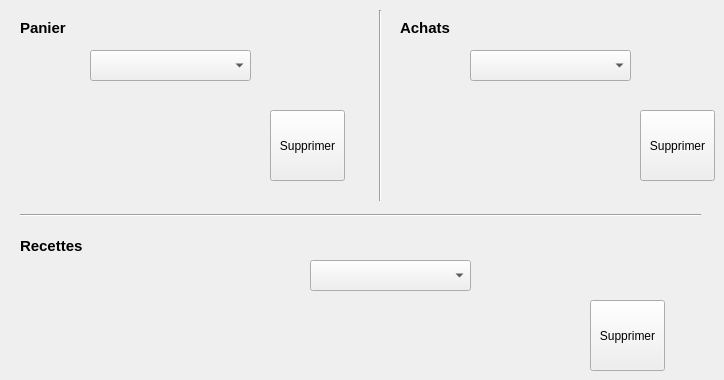
    <widget class="QWidget" name="tab_3">
     <attribute name="title">
      <string>Supprimer</string>
     </attribute>
     <widget class="QLabel" name="label_19">
      <property name="geometry">
       <rect>
        <x>20</x>
        <y>20</y>
        <width>81</width>
        <height>16</height>
       </rect>
      </property>
      <property name="font">
       <font>
        <pointsize>11</pointsize>
        <weight>75</weight>
        <bold>true</bold>
       </font>
      </property>
      <property name="text">
       <string>Panier</string>
      </property>
     </widget>
     <widget class="Line" name="line_5">
      <property name="geometry">
       <rect>
        <x>370</x>
        <y>10</y>
        <width>20</width>
        <height>191</height>
       </rect>
      </property>
      <property name="orientation">
       <enum>Qt::Vertical</enum>
      </property>
     </widget>
     <widget class="QLabel" name="label_20">
      <property name="geometry">
       <rect>
        <x>20</x>
        <y>230</y>
        <width>241</width>
        <height>31</height>
       </rect>
      </property>
      <property name="font">
       <font>
        <pointsize>11</pointsize>
        <weight>75</weight>
        <bold>true</bold>
       </font>
      </property>
      <property name="text">
       <string>Recettes</string>
      </property>
     </widget>
     <widget class="QLabel" name="label_21">
      <property name="geometry">
       <rect>
        <x>400</x>
        <y>20</y>
        <width>81</width>
        <height>16</height>
       </rect>
      </property>
      <property name="font">
       <font>
        <pointsize>11</pointsize>
        <weight>75</weight>
        <bold>true</bold>
       </font>
      </property>
      <property name="text">
       <string>Achats</string>
      </property>
     </widget>
     <widget class="Line" name="line_6">
      <property name="geometry">
       <rect>
        <x>20</x>
        <y>200</y>
        <width>681</width>
        <height>31</height>
       </rect>
      </property>
      <property name="orientation">
       <enum>Qt::Horizontal</enum>
      </property>
     </widget>
     <widget class="QPushButton" name="supprimer1">
      <property name="geometry">
       <rect>
        <x>270</x>
        <y>110</y>
        <width>75</width>
        <height>71</height>
       </rect>
      </property>
      <property name="text">
       <string>Supprimer</string>
      </property>
     </widget>
     <widget class="QPushButton" name="supprimer2">
      <property name="geometry">
       <rect>
        <x>640</x>
        <y>110</y>
        <width>75</width>
        <height>71</height>
       </rect>
      </property>
      <property name="text">
       <string>Supprimer</string>
      </property>
     </widget>
     <widget class="QPushButton" name="supprimer3">
      <property name="geometry">
       <rect>
        <x>590</x>
        <y>300</y>
        <width>75</width>
        <height>71</height>
       </rect>
      </property>
      <property name="text">
       <string>Supprimer</string>
      </property>
     </widget>
     <widget class="QComboBox" name="boxrecettes">
      <property name="geometry">
       <rect>
        <x>310</x>
        <y>260</y>
        <width>161</width>
        <height>31</height>
       </rect>
      </property>
     </widget>
     <widget class="QComboBox" name="boxachats">
      <property name="geometry">
       <rect>
        <x>470</x>
        <y>50</y>
        <width>161</width>
        <height>31</height>
       </rect>
      </property>
     </widget>
     <widget class="QComboBox" name="boxpanier">
      <property name="geometry">
       <rect>
        <x>90</x>
        <y>50</y>
        <width>161</width>
        <height>31</height>
       </rect>
      </property>
     </widget>
    </widget>
